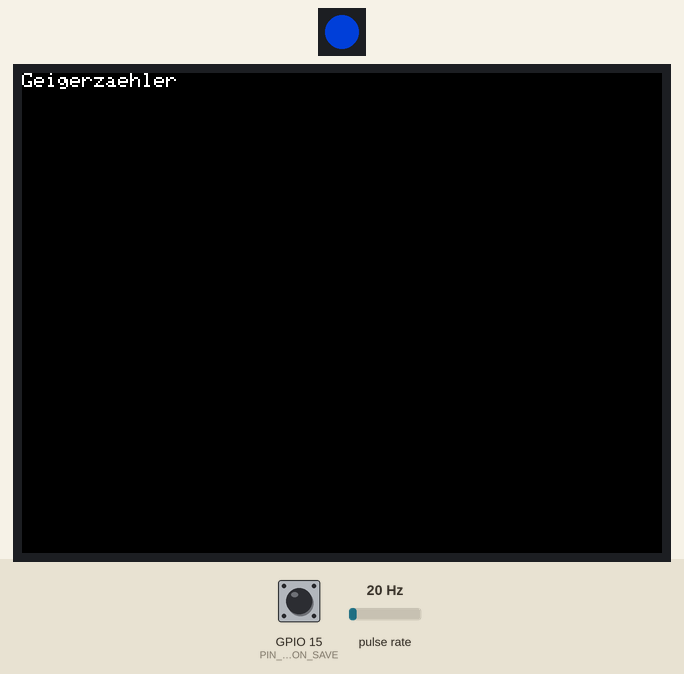
Recording of a sketch running on a simulated ESP32. Parts: 1 RGB LEDs in strip order, left to right, 320×240 colour display. Wiring (inferred from the names in the program): pulse sensor: data GPIO 36. Inputs (shaded band) come from the test bench; at power-on: GPIO 15 (PIN_BUTTON_SAVE) HIGH, pulse rate 20 Hz. Dim RGB values are drawn brighter than linear; the local clock reads 2024-03-15 10:24:30 at power-on unless the sketch sets it; storage starts empty; what the sketch prints to the serial monitor is not drawn.

Above: at 0.4 s.
At 0.87 s:
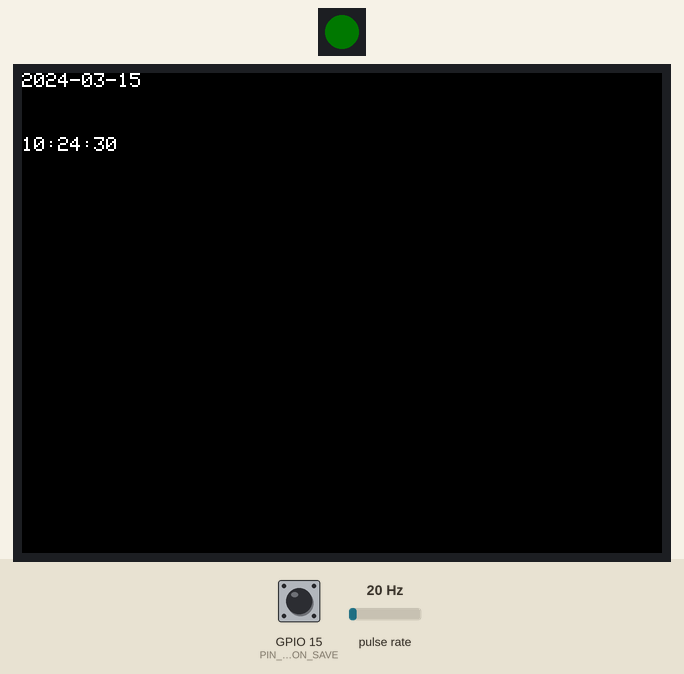
1.7 s: GPIO 15 (PIN_BUTTON_SAVE) pulled LOW for 0.15 s
2.4 s: GPIO 15 (PIN_BUTTON_SAVE) pulled LOW for 1 s
4.0 s: pulse rate (sensor on GPIO 36) set to 4 Hz
5.6 s: pulse rate (sensor on GPIO 36) set to 50 Hz
Timing chart, 0 to 9.0 s (numbered marks = the images above; inputs shaded):
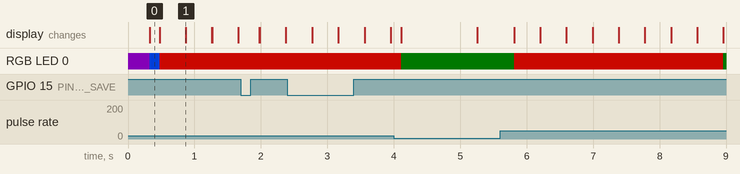

The sketch:

esp32-geiger-counter.ino
```cpp
/*
TFT Display: 320×240
GPIO25 - CS
GPIO32 - DC
GPIO33 - RST
GPIO23 - MOSI
GPIO19 - MISO
GPIO18 - CLK
5V - LED

I2C: RTC
GPIO22 - CL
GPIO21 - DA
GND - GND

SPI: SD Card
GPIO05 - SS/CS
GPIO18 - CLK
GPIO19 - MISO
GPIO23 - MOSI
GND - GND

Geiger:
GPIO16 - Data
GPIO15 - Save button (toggle ON/OFF)
GPIO32 - LED save indicator
GND - GND

Button:
GPIO15 - Save button
GND - GND

1 MΩ Resistor:
GPIO16 - GND
*/

#include <Adafruit_ILI9341.h>
#include <Adafruit_NeoPixel.h>
#include <RTClib.h>
#include <SD.h>
#include <SPI.h>

#define DEBOUNCE_TIME 50
#define PIN_GEIGER_DATA 36
#define PIN_BUTTON_SAVE 15
#define PIN_NEO_PIXEL 2
#define NUM_NEO_PIXELS 1
#define INDEX_NEO_PIXEL 0
#define TFT_CS 25
#define TFT_DC 32
#define TFT_RST 33

Adafruit_NeoPixel NeoPixel(NUM_NEO_PIXELS, PIN_NEO_PIXEL, NEO_GRB + NEO_KHZ800);
RTC_DS1307 rtc;
Adafruit_ILI9341 tft = Adafruit_ILI9341(TFT_CS, TFT_DC, TFT_RST);

volatile unsigned int particleCount = 0;
unsigned int lastParticleCount = 0;

bool isSavingActive = false;
bool saveToggle = false;
int lastSteadyButtonState = LOW;
int lastDebounceableButtonState = LOW;
int currentButtonState;
unsigned long lastDebounceTime = 0;

uint32_t neoPixel_Red = 0x00250000;
uint32_t neoPixel_Orange = 0x00690400;
uint32_t neoPixel_Green = 0x0000200;
uint32_t neoPixel_CurrentIdleColor = neoPixel_Green;

File logFile;
String logFilePath;

void IRAM_ATTR ISR_particles() {
  particleCount++;
}

void setup() {
  Serial.begin(115200);

  NeoPixel.begin();

  if (!rtc.begin()) {
    Serial.println("RTC not found");
    while (1);
  }

  NeoPixel.setPixelColor(INDEX_NEO_PIXEL, 0x00310044);
  NeoPixel.show();

  if (!rtc.isrunning()) {
    rtc.adjust(DateTime(F(__DATE__), F(__TIME__)));
  }

  tft.begin();

  tft.fillScreen(ILI9341_BLACK);
  // 0 = 0° (Portrait), 1 = 90°, 2 = 180°, 3 = 270°
  tft.setRotation(3);
  delay(100);
  tft.setCursor(0, 0);
  tft.setTextColor(ILI9341_WHITE);
  tft.setTextSize(1);
  tft.println("Geigerzaehler");

  NeoPixel.setPixelColor(INDEX_NEO_PIXEL, 0x0000298E);
  NeoPixel.show();
  delay(100);

  // SPI.begin(cardSCKPin, cardMISOPin, cardMOSIPin, cardCSPin);
  if (!SD.begin()) {
    Serial.println("Card Mount Failed");
    return;
  }

  pinMode(PIN_BUTTON_SAVE, INPUT_PULLUP);
  attachInterrupt(digitalPinToInterrupt(PIN_GEIGER_DATA), ISR_particles, FALLING);

  NeoPixel.setPixelColor(INDEX_NEO_PIXEL, neoPixel_Green);
  NeoPixel.show();
}

void loop() {
  if (particleCount != lastParticleCount) {
    NeoPixel.setPixelColor(INDEX_NEO_PIXEL, neoPixel_Orange);
    NeoPixel.show();

    lastParticleCount = particleCount;

    DateTime now = rtc.now();

    String timeLog = now.timestamp(DateTime::TIMESTAMP_TIME);
    String dateLog = now.timestamp(DateTime::TIMESTAMP_DATE);
    Serial.println(dateLog + "T" + timeLog);

    tft.fillScreen(ILI9341_BLACK);
    tft.setCursor(0, 0);
    tft.println(dateLog);
    tft.setCursor(0, 32);
    tft.println(timeLog);
    if (isSavingActive && logFile) {
      logFile.println(dateLog + "T" + timeLog);
    }

    NeoPixel.setPixelColor(INDEX_NEO_PIXEL, neoPixel_CurrentIdleColor);
    NeoPixel.show();
  }

  currentButtonState = digitalRead(PIN_BUTTON_SAVE);

  if (currentButtonState != lastDebounceableButtonState) {
    lastDebounceTime = millis();
    lastDebounceableButtonState = currentButtonState;
  }

  if ((millis() - lastDebounceTime) > DEBOUNCE_TIME) {
    if (lastSteadyButtonState == HIGH && currentButtonState == LOW) {
      Serial.println("The button is pressed");

      saveToggle = !saveToggle;
      isSavingActive = saveToggle;

      if (isSavingActive) {
        logFilePath = "/" + String(rtc.now().unixtime()) + ".txt";

        Serial.println("Writing to file: " + logFilePath);

        logFile = SD.open(logFilePath, FILE_APPEND, true);
        if (!logFile) {
          Serial.println("Failed to open file for appending");
          return;
        }

        NeoPixel.setPixelColor(INDEX_NEO_PIXEL, neoPixel_Red);
        NeoPixel.show();

        neoPixel_CurrentIdleColor = neoPixel_Red;
      } else {
        logFile.close();

        NeoPixel.setPixelColor(INDEX_NEO_PIXEL, neoPixel_Green);
        NeoPixel.show();

        neoPixel_CurrentIdleColor = neoPixel_Green;
      }
    }

    lastSteadyButtonState = currentButtonState;
  }
}
```
